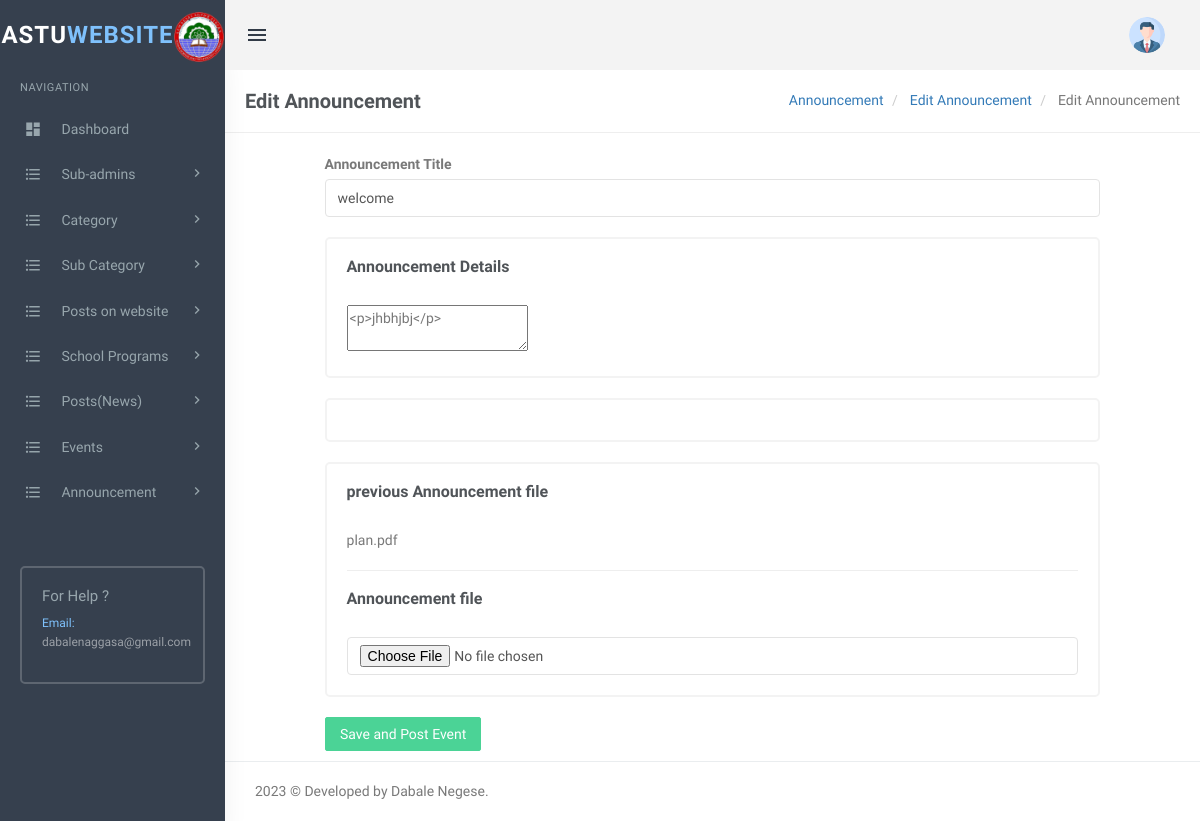
The app's page /admin/editannounce.php?aid=3 (signed in) with its own data.
### tables this page shows
CREATE TABLE `announce` (
  `id` int(100) NOT NULL,
  `Title` varchar(100) DEFAULT NULL,
  `PostDetails` longtext DEFAULT NULL,
  `PostingDate` timestamp NULL DEFAULT current_timestamp(),
  `UpdationDate` timestamp NULL DEFAULT NULL ON UPDATE current_timestamp(),
  `Is_Active` int(1) DEFAULT NULL,
  `PostUrl` mediumtext DEFAULT NULL,
  `PostFile` varchar(255) DEFAULT NULL,
  `viewCounter` int(11) DEFAULT NULL,
  `postedanBy` varchar(255) DEFAULT NULL,
  `lastUpdatedBy` varchar(255) DEFAULT NULL
);

### admin/editannounce.php (the view, shortened to what this page needs)
<?php
include('includes/config.php');
if(strlen($_SESSION['login'])==0)
  {
header('location:index.php');
}
else{
?>
<!DOCTYPE html>
<html lang="en">
    <head>
        <link href="plugins/summernote/summernote.css" rel="stylesheet" />
        <link href="plugins/select2/css/select2.min.css" rel="stylesheet" type="text/css" />
        <link href="plugins/jquery.filer/css/jquery.filer.css" rel="stylesheet" />
        <link href="plugins/jquery.filer/css/themes/jquery.filer-dragdropbox-theme.css" rel="stylesheet" />
        <link href="assets/css/bootstrap.min.css" rel="stylesheet" type="text/css" />
        <link href="assets/css/core.css" rel="stylesheet" type="text/css" />
        <link href="assets/css/components.css" rel="stylesheet" type="text/css" />
        <link href="assets/css/icons.css" rel="stylesheet" type="text/css" />
        <link href="assets/css/pages.css" rel="stylesheet" type="text/css" />
        <link href="assets/css/menu.css" rel="stylesheet" type="text/css" />
        <link href="assets/css/responsive.css" rel="stylesheet" type="text/css" />
		<link rel="stylesheet" href="plugins/switchery/switchery.min.css">
    </head>
    <body class="fixed-left">
        <div id="wrapper">
           <?php include('includes/topheader.php');?>
             <?php include('includes/leftsidebar.php');?>
            <div class="content-page">
                <div class="content">
                    <div class="container">
                        <div class="row">
							<div class="col-xs-12">
								<div class="page-title-box">
                                    <h4 class="page-title">Edit Announcement </h4>
                                    <ol class="breadcrumb p-0 m-0">
                                        <li>
                                            <a href="#">Announcement</a>
                                        </li>
                                        <li>
                                            <a href="#">Edit Announcement </a>
                                        </li>
                                        <li class="active">
                                        Edit Announcement
                                        </li>
                                    </ol>
                                    <div class="clearfix"></div>
                                </div>
							</div>
						</div>
<div class="row">
<div class="col-sm-6">
</div>
</div>
                        <div class="row">
                            <div class="col-md-10 col-md-offset-1">
                                <div class="p-6">
                                    <div class="">
                                    <form name="addpost" method="post" enctype="multipart/form-data">
                                    <?php
                                            $anid=intval($_GET['aid']);
                                            $query=mysqli_query($con,"select * from announce where id='$anid'");
                                            while ($row=mysqli_fetch_array($query)) {
                                        ?>
                                        <div class="form-group m-b-20">
                                        <label for="exampleInputEmail1">Announcement Title</label>
                                        <input type="text" class="form-control" id="atitle" value="<?php echo htmlentities($row['Title']); ?>" name="atitle" placeholder="Enter title" required>
                                        </div>
                                        <div class="row">
                                                <div class="col-sm-12">
                                                <div class="card-box">
                                                    <h4 class="m-b-30 m-t-0 header-title"><b>Announcement Details</b></h4>
                                                    <textarea class="summernote" name="adescription" required><?php echo htmlentities($row['PostDetails']);?></textarea>
                                                </div>
                                                </div>
                                        </div>
                                        <div class="row">
                                            <div class="col-sm-12">
                                                <div class="card-box">
                                                </div>
                                            </div>
                                        </div>
                                        <div class="row">
                                            <div class="col-sm-12">
                                                <div class="card-box">
                                                <h4 class="m-b-30 m-t-0 header-title"><b>previous Announcement file</b></h4>
                                                    <?php echo htmlentities($row['PostFile']); ?><br><hr>
                                                    <h4 class="m-b-30 m-t-0 header-title"><b>Announcement file</b></h4>
                                                    <input type="file" class="form-control" id="file" name="file" required>
                                                </div>
                                            </div>
                                        </div>
                                        <?php   } ?>
                                        <button type="submit" name="submit" class="btn btn-success waves-effect waves-light">Save and Post Event</button>                                        </form>
                                    </div>
                                </div>
                            </div>
                        </div>
                    </div>
                </div>
           <?php include('includes/footer.php');?>
            </div>
        </div>
    </body>
</html>
<?php } ?>

### admin/assets/css/core.css (style rules this page uses)
body { font-family: 'Varela Round', sans-serif; margin: 0; padding-bottom: 60px; overflow-x: hidden; color: #797979; }
html { position: relative; min-height: 100%; }
.h1, .h2, .h3, .h4, .h5, .h6, h1, h2, h3, h4, h5, h6 { color: #505458; font-family: 'Hind Madurai', sans-serif; margin: 10px 0; }
* { outline: none !important; }
b, strong { font-weight: 600; font-family: 'Hind Madurai', sans-serif; }
.container { width: auto; }
#wrapper { height: 100%; overflow: hidden; width: 100%; }
.p-0 { padding: 0 !important; }
.m-0 { margin: 0 !important; }
.m-t-0 { margin-top: 0 !important; }
.m-b-20 { margin-bottom: 20px !important; }
.m-b-30 { margin-bottom: 30px !important; }
.card-box { padding: 20px; border: 2px solid #f3f3f3; -webkit-border-radius: 5px; border-radius: 5px; -moz-border-radius: 5px; background-clip: padding-box; margin-bottom: 20px; background-color: #ffffff; }
.row { margin-right: -10px; margin-left: -10px; }
.col-lg-1, .col-lg-10, .col-lg-11, .col-lg-12, .col-lg-2, .col-lg-3, .col-lg-4, .col-lg-5, .col-lg-6, .col-lg-7, .col-lg-8, .col-lg-9, .col-md-1, .col-md-10, .col-md-11, .col-md-12, .col-md-2, .col-md-3, .col-md-4, .col-md-5, .col-md-6, .col-md-7, .col-md-8, .col-md-9, .col-sm-1, .col-sm-10, .col-sm-11, .col-sm-12, .col-sm-2, .col-sm-3, .col-sm-4, .col-sm-5, .col-sm-6, .col-sm-7, .col-sm-8, .col-sm-9, .col-xs-1, .col-xs-10, .col-xs-11, .col-xs-12, .col-xs-2, .col-xs-3, .col-xs-4, .col-xs-5, .col-xs-6, .col-xs-7, .col-xs-8, .col-xs-9 { padding-left: 10px; padding-right: 10px; }
.breadcrumb { background-color: transparent; margin-bottom: 15px; padding-top: 10px; padding-left: 0; }
.waves-effect { position: relative; cursor: pointer; display: inline-block; overflow: hidden; -webkit-user-select: none; -moz-user-select: none; -ms-user-select: none; user-select: none; -webkit-tap-highlight-color: transparent; vertical-align: middle; z-index: 1; will-change: opacity, transform; -webkit-transition: all 0.3s ease-out; -moz-transition: all 0.3s ease-out; -o-transition: all 0.3s ease-out; -ms-transition: all 0.3s ease-out; transition: all 0.3s ease-out; }

### admin/assets/css/menu.css (style rules this page uses)
.content-page { margin-left: 225px; overflow: hidden; }
.content-page .content { padding: 0 5px 10px 5px; margin-top: 70px; }
.page-title { font-size: 20px; margin-bottom: 0; margin-top: 0; font-weight: 600; }
.header-title { font-size: 16px; line-height: 16px; margin-bottom: 8px; font-weight: 600; }
.page-title-box { padding: 20px; border-bottom: 1px solid #eee; margin: 0 -20px 20px -20px; }
.page-title-box .page-title { margin-bottom: 0; float: left; }
.page-title-box .breadcrumb { float: right; background-color: transparent !important; }

### records on screen
announce: atitle "welcome", adescription "<p>jhbhjbj</p>", PostFile "plan.pdf"
